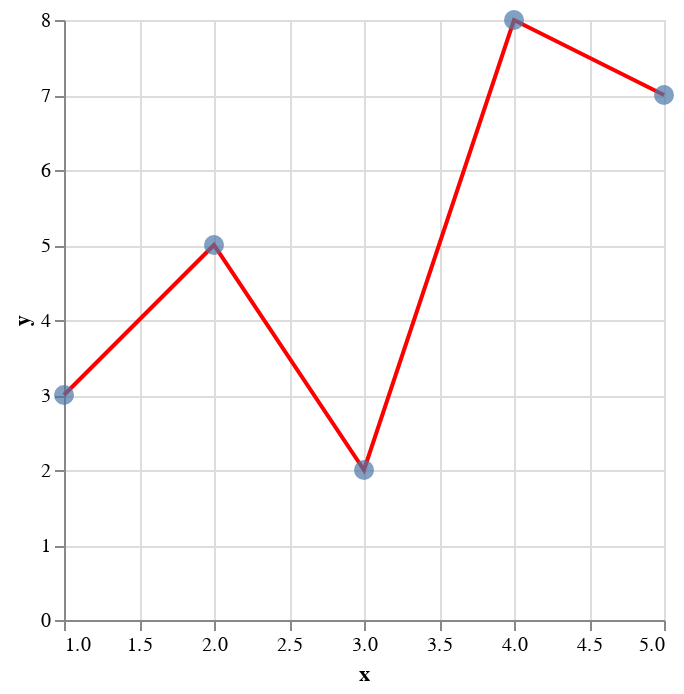

Notebook source saved alongside this figure:
### Markdown cell above
### Combining Charts

In Altair, you can combine multiple charts into a single visualization using the `+` operator. For example, you can combine a scatter plot with a line chart to show the relationship between two variables and a trend line.

### Code cell
# Combine bar and line chart
combined_chart = (line_chart + scatter_plot)
combined_chart

### Figure 1 — Vega-Lite specification as saved in the notebook (floating-point values rounded to 4 significant figures)
{"config": {"view": {"continuousWidth": 300, "continuousHeight": 300}}, "layer": [{"data": {"name": "data-01b76ffabb54f53a18a86df60179bc55"}, "mark": {"type": "line", "color": "red"}, "encoding": {"x": {"field": "x", "type": "quantitative"}, "y": {"field": "y", "type": "quantitative"}}}, {"data": {"name": "data-01b76ffabb54f53a18a86df60179bc55"}, "mark": {"type": "circle", "size": 100}, "encoding": {"x": {"field": "x", "type": "quantitative"}, "y": {"field": "y", "type": "quantitative"}}}], "$schema": "https://vega.github.io/schema/vega-lite/v5.15.1.json", "datasets": {"data-01b76ffabb54f53a18a86df60179bc55": [{"x": 1, "y": 3}, {"x": 2, "y": 5}, {"x": 3, "y": 2}, {"x": 4, "y": 8}, {"x": 5, "y": 7}]}}
